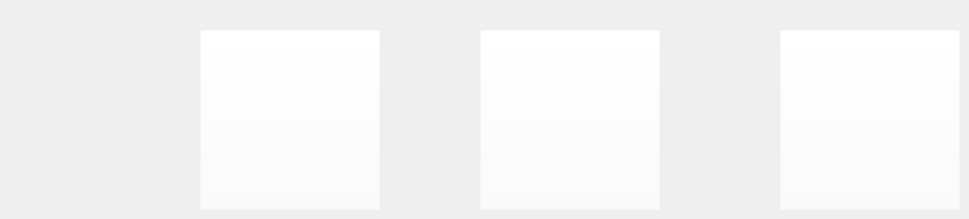
        <widget class="QWidget" name="page_11">
         <widget class="QPushButton" name="animation_3">
          <property name="geometry">
           <rect>
            <x>780</x>
            <y>30</y>
            <width>180</width>
            <height>180</height>
           </rect>
          </property>
          <property name="styleSheet">
           <string notr="true">border-image: url(:/new/icons/icons/box.png);
background-color: rgba(255, 255, 255, 0%);</string>
          </property>
          <property name="text">
           <string/>
          </property>
         </widget>
         <widget class="QPushButton" name="animation_2">
          <property name="geometry">
           <rect>
            <x>480</x>
            <y>30</y>
            <width>180</width>
            <height>180</height>
           </rect>
          </property>
          <property name="styleSheet">
           <string notr="true">border-image: url(:/new/icons/icons/box.png);
background-color: rgba(255, 255, 255, 0%);</string>
          </property>
          <property name="text">
           <string/>
          </property>
         </widget>
         <widget class="QPushButton" name="animation">
          <property name="geometry">
           <rect>
            <x>200</x>
            <y>30</y>
            <width>180</width>
            <height>180</height>
           </rect>
          </property>
          <property name="styleSheet">
           <string notr="true">border-image: url(:/new/icons/icons/box.png);
background-color: rgba(255, 255, 255, 0%);</string>
          </property>
          <property name="text">
           <string/>
          </property>
         </widget>
        </widget>
